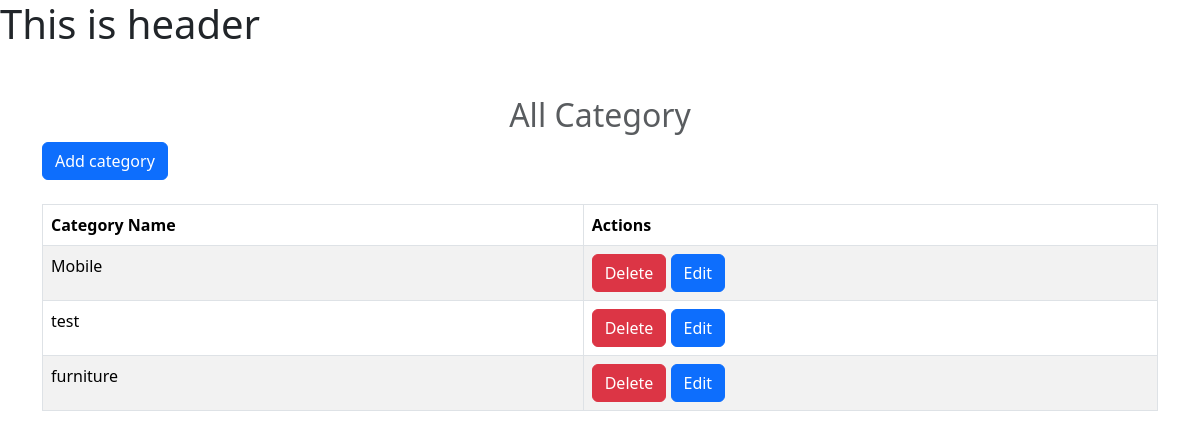
/product/category-list/, run on the app's committed database.
### product/models.py (models this page shows, shortened)
class Category(models.Model):
    category_name = models.CharField(max_length=100)
    description = models.TextField(blank=True, null=True)
    created_at = models.DateTimeField(auto_now_add=True)
    updated_at = models.DateTimeField(auto_now=True)
    class Meta:
        verbose_name_plural = "Categories"

### product/views.py (the view)
# urls.py: path('category-list/',views.get_all_categories, name="category_list"),
def get_all_categories(request):
    categories = Category.objects.all()
    return render(request, "product/category_list.html",{
        "categories": categories,
        "is_empty": len(categories) <= 0
    })

### product/templates/product/category_list.html (shortened to what this page needs)
<!doctype html>
{% extends "base.html" %}
{% block main_content %}
    <div class="container mt-5">
      <h2 class="text-center text-muted">All Category</h2>
      <div class="mb-4">
        <a href="{% url 'add_category' %}" class="btn btn-primary">Add category</a>
      </div>
      {% if is_empty%}
        <div class="d-flex mt-4 justify-content-center">
          <div class="col-md-4 p-4 shadow rounded">
            <h1 class="text-danger">No Items Found</h1>
            <p>Please add category.</p>
          </div>
        </div>
      {% else %}
      <table class="table table-striped table-bordered">
        <thead>
          <tr>
            <th scope="col">Category Name</th>
            <th scope="col">Actions</th>
          </tr>
        </thead>
        <tbody>
          {% for item in categories %}
          <tr>
            <td>{{item.category_name}}</td>
            <td>
              <a href="{% url 'delete_category' item.id %}" class="btn btn-danger">Delete</a>
              <a href="{% url 'edit_category' item.id %}" class="btn btn-primary">Edit</a>
            </td>
          </tr>
          {% endfor %}
        </tbody>
      </table>
      {% endif %}
    </div>
{% endblock %}

### data on the page
Category: category_name "Mobile"
Category: category_name "test"
Category: category_name "furniture"
